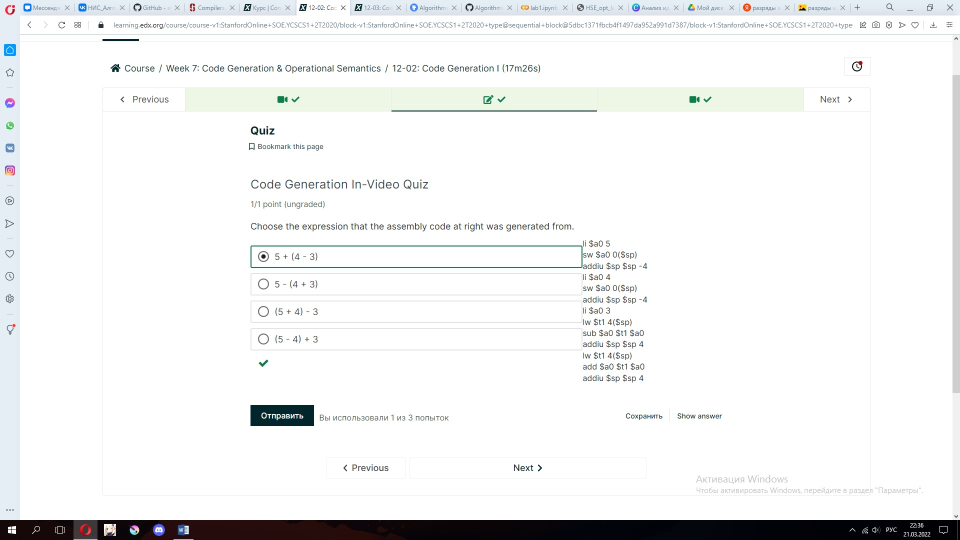
#> input picture img/10_1.jpg, 1920 x 1080 px (shown at 1/2 size)
$ jupyter execute --allow-errors blok.ipynb
#> lines starting #> are read from the running program, lines starting #| are printed output that depends on the picture; after the words box and inside, x2 and y2 are one past the last pixel; in counts of white or black regions, pixels touching at a corner belong together
#> further down, image is the input picture: shape (1080, 1920, 3); mean B, G, R 241.2, 241.2, 240.4
#> `crop = image[y:y+h, x:x+w]`:
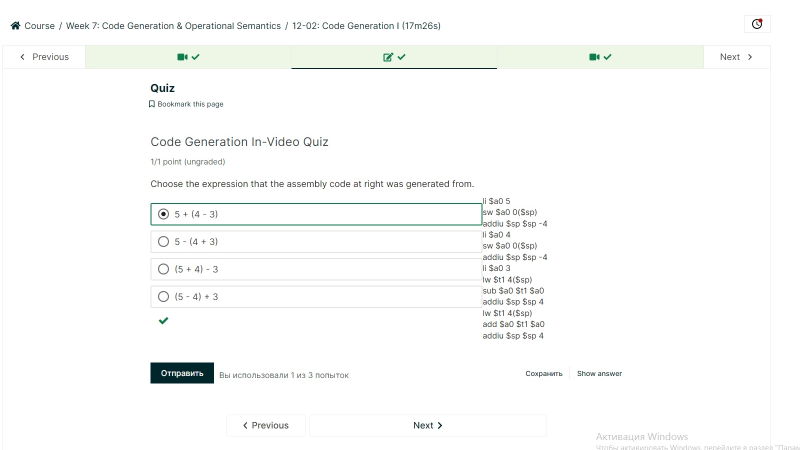
#> crop: shape (900, 1600, 3) (shown at 1/2 size); mean B, G, R 250.1, 250.9, 250.1
#> `gray = cv2.threshold(gray, 0, 255, cv2.THRESH_BINARY | cv2.THRESH_OTSU..`:
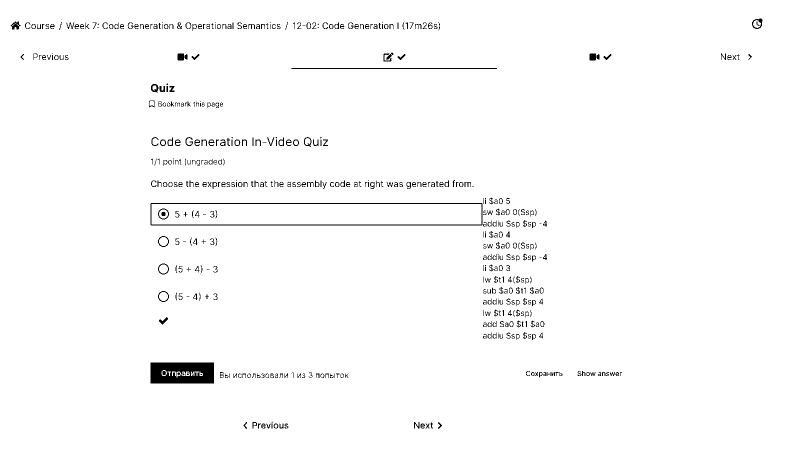
#> gray: shape (900, 1600) (shown at 1/2 size); 98.2% white; 493 black regions (89 under 20 px), largest, box (x1, y1, x2, y2) and area: (301, 725, 428, 767) 4842, (301, 406, 965, 451) 2816, (583, 136, 994, 138) 822
[cell 1]
import pytesseract
import cv2
import matplotlib.pyplot as plt
from PIL import Image
import os

from os import listdir
from os.path import isfile, join

[cell 2]
pytesseract.pytesseract.tesseract_cmd = r'C:\Users\arkad\AppData\Local\Programs\Tesseract-OCR\tesseract.exe'
name_img ="1.jpg"
preprocess = "thresh"
img_path = "img/" + name_img

x, w = 200, 1600
y, h = 85, 900

onlyfiles = [f for f in listdir("img") if isfile(join("img", f))]

#> (the rest of this cell did not finish here and is left out)

$ run again, with img_crop/10_1.jpg copied over img/10_1.jpg
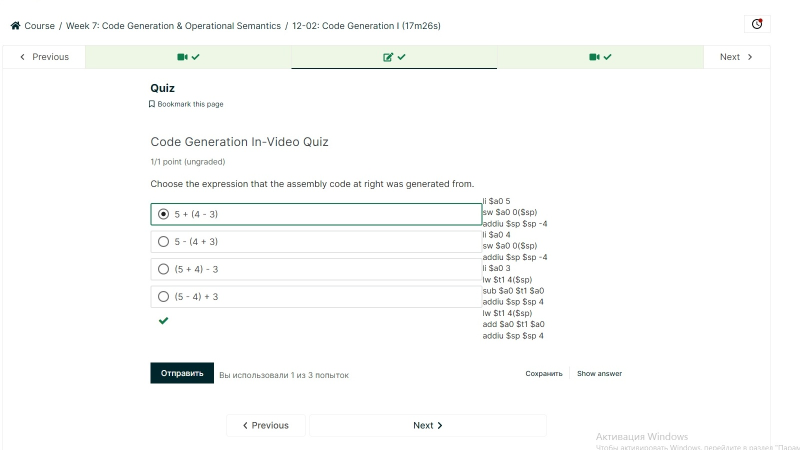
#> input picture img_crop/10_1.jpg, 1600 x 900 px (shown at 1/2 size)
#> image is the input picture: shape (900, 1600, 3); mean B, G, R 250.1, 250.9, 250
#> `crop = image[y:y+h, x:x+w]`:
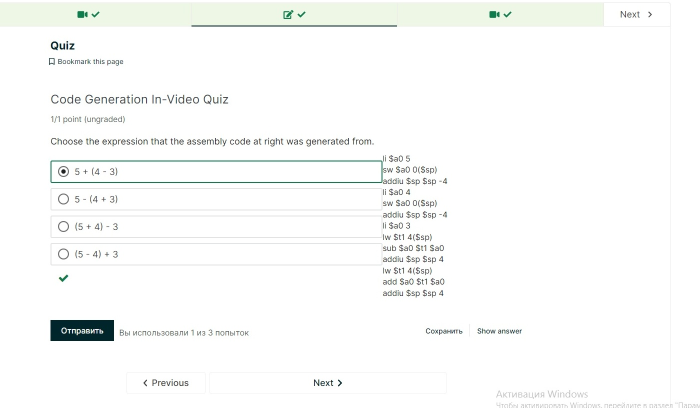
#> crop: shape (815, 1400, 3) (shown at 1/2 size); mean B, G, R 249.4, 250.4, 249.4
#> `gray = cv2.threshold(gray, 0, 255, cv2.THRESH_BINARY | cv2.THRESH_OTSU..`:
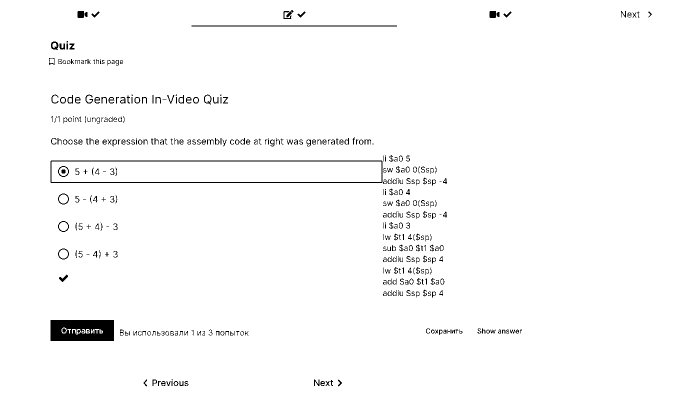
#> gray: shape (815, 1400) (shown at 1/2 size); 98% white; 396 black regions (72 under 20 px), largest, box (x1, y1, x2, y2) and area: (101, 640, 228, 682) 4846, (101, 321, 765, 366) 2816, (383, 51, 794, 53) 822

$ run again, with img_crop/10_2.jpg copied over img/10_1.jpg
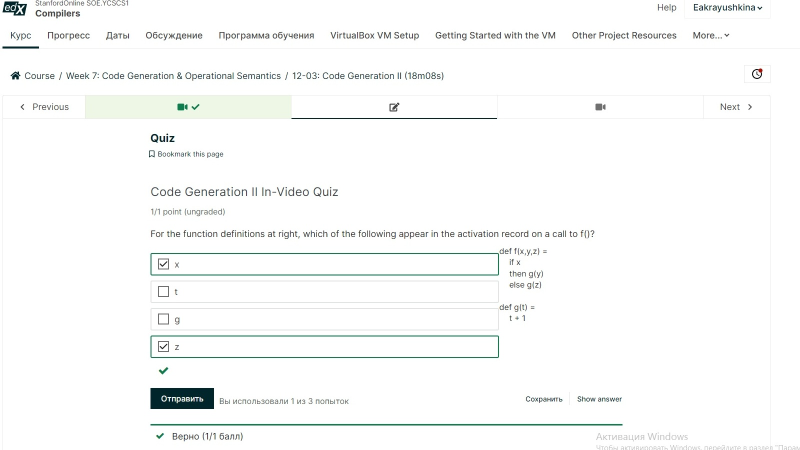
#> input picture img_crop/10_2.jpg, 1600 x 900 px (shown at 1/2 size)
#> image is the input picture: shape (900, 1600, 3); mean B, G, R 249.4, 249.9, 248.8
#> `crop = image[y:y+h, x:x+w]`:
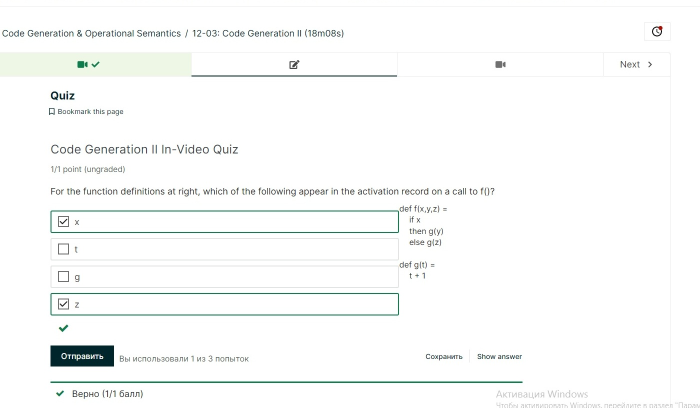
#> crop: shape (815, 1400, 3) (shown at 1/2 size); mean B, G, R 249.5, 250.1, 248.9
#> `gray = cv2.threshold(gray, 0, 255, cv2.THRESH_BINARY | cv2.THRESH_OTSU..`:
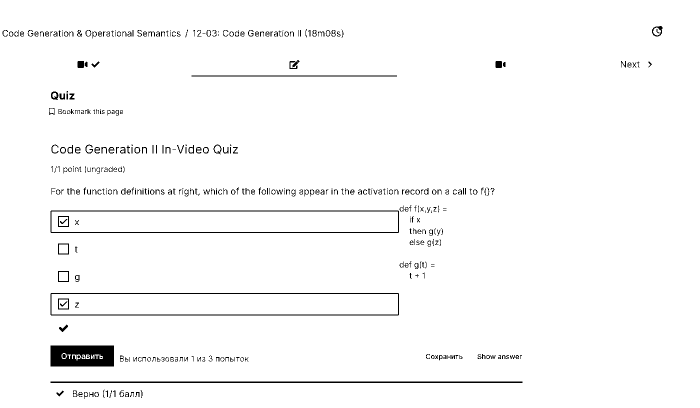
#> gray: shape (815, 1400) (shown at 1/2 size); 97.6% white; 390 black regions (88 under 20 px), largest, box (x1, y1, x2, y2) and area: (101, 691, 228, 733) 4842, (101, 421, 798, 466) 2948, (101, 586, 798, 631) 2948

$ run again, with img_crop/10_3.jpg copied over img/10_1.jpg
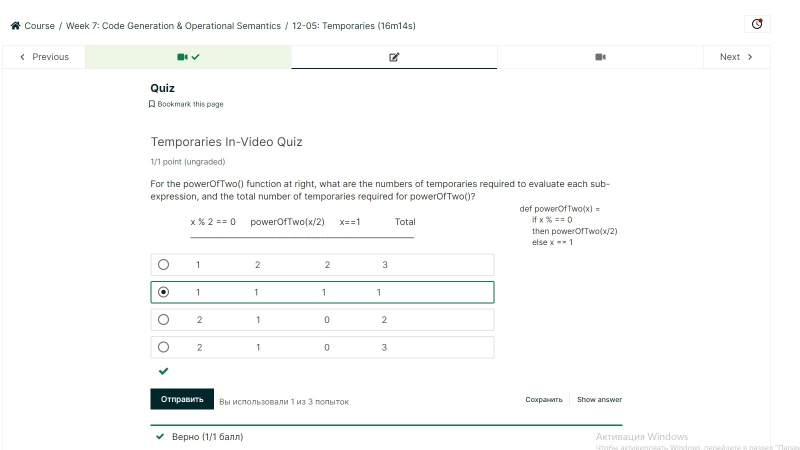
#> input picture img_crop/10_3.jpg, 1600 x 900 px (shown at 1/2 size)
#> image is the input picture: shape (900, 1600, 3); mean B, G, R 250.2, 250.6, 249.8
#> `crop = image[y:y+h, x:x+w]`:
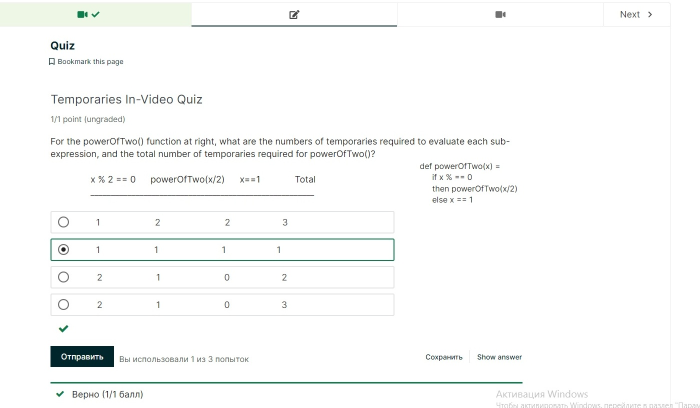
#> crop: shape (815, 1400, 3) (shown at 1/2 size); mean B, G, R 249.6, 250.1, 249.2
#> `gray = cv2.threshold(gray, 0, 255, cv2.THRESH_BINARY | cv2.THRESH_OTSU..`:
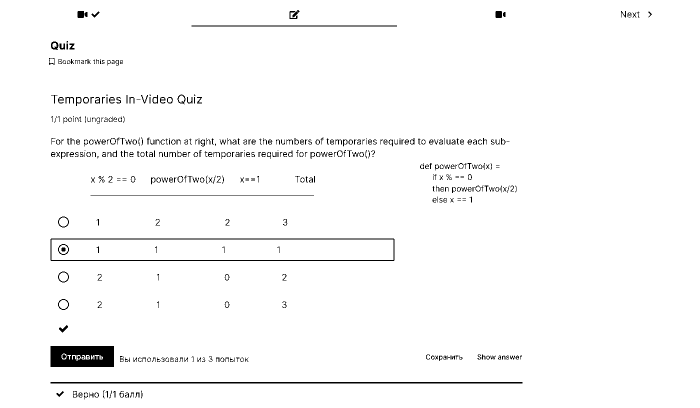
#> gray: shape (815, 1400) (shown at 1/2 size); 97.7% white; 432 black regions (91 under 20 px), largest, box (x1, y1, x2, y2) and area: (101, 692, 228, 734) 4843, (101, 477, 789, 522) 2912, (101, 764, 1045, 767) 2832
